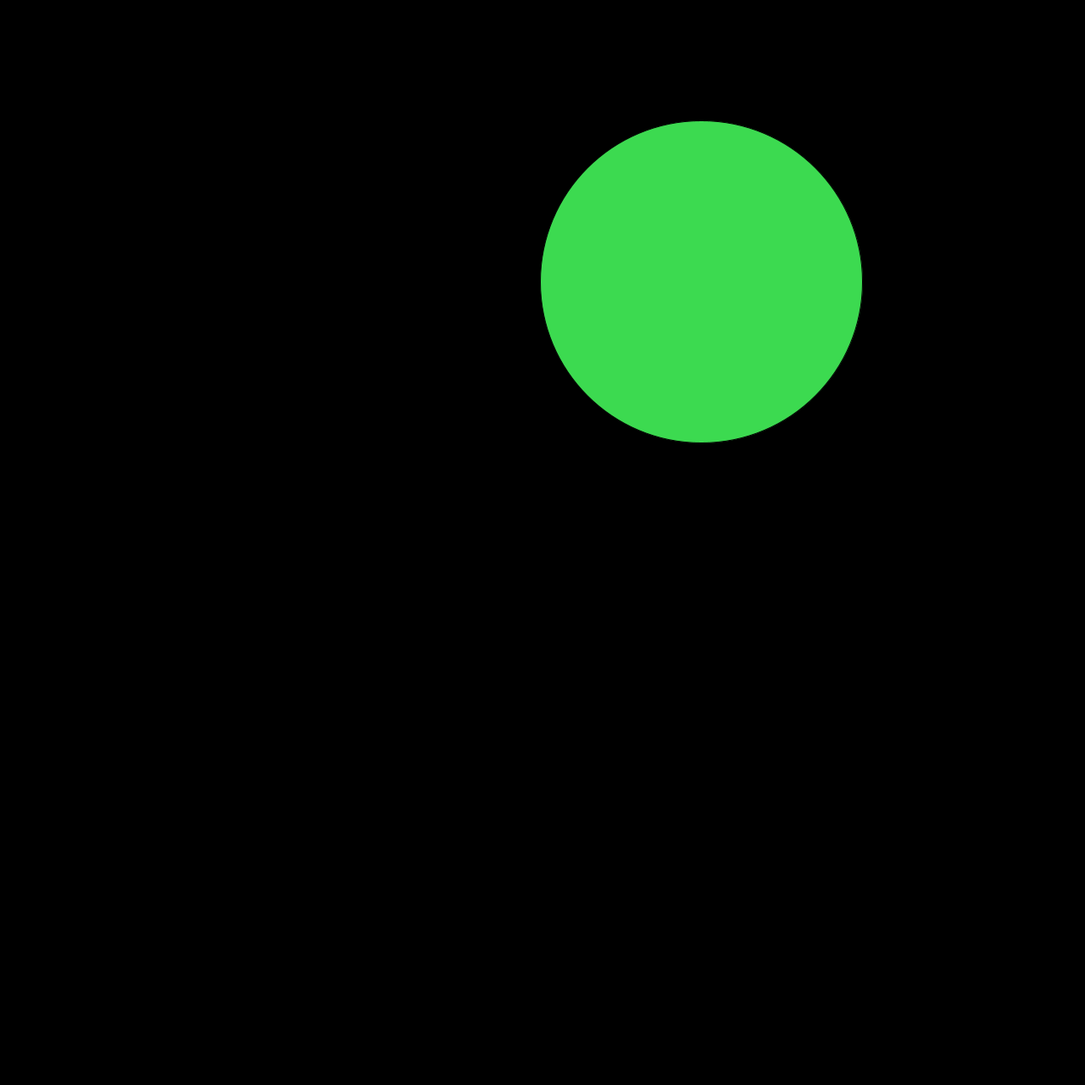
Frame 1 (no input)
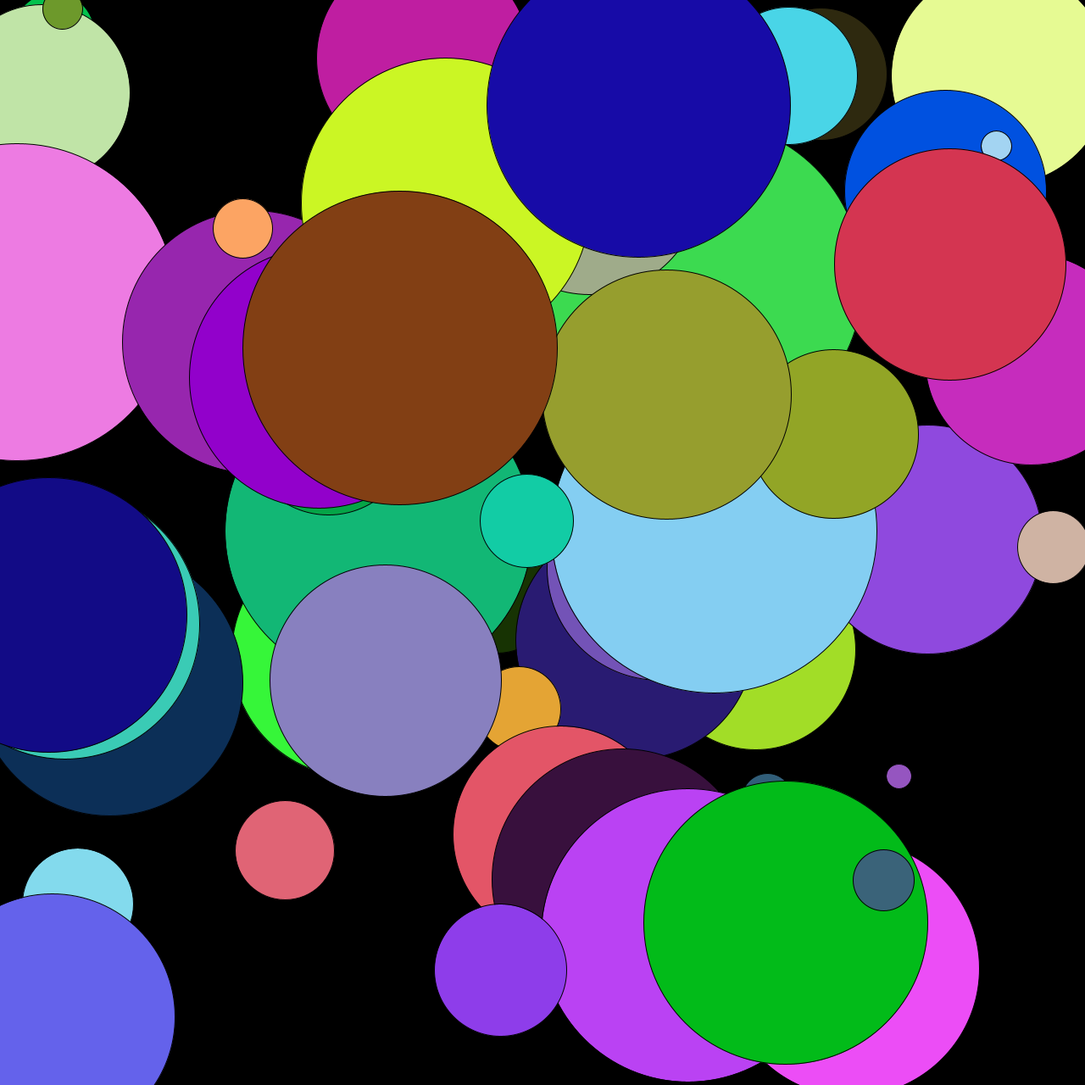
Frame 60 (the mouse pressed at the canvas centre just before this capture)
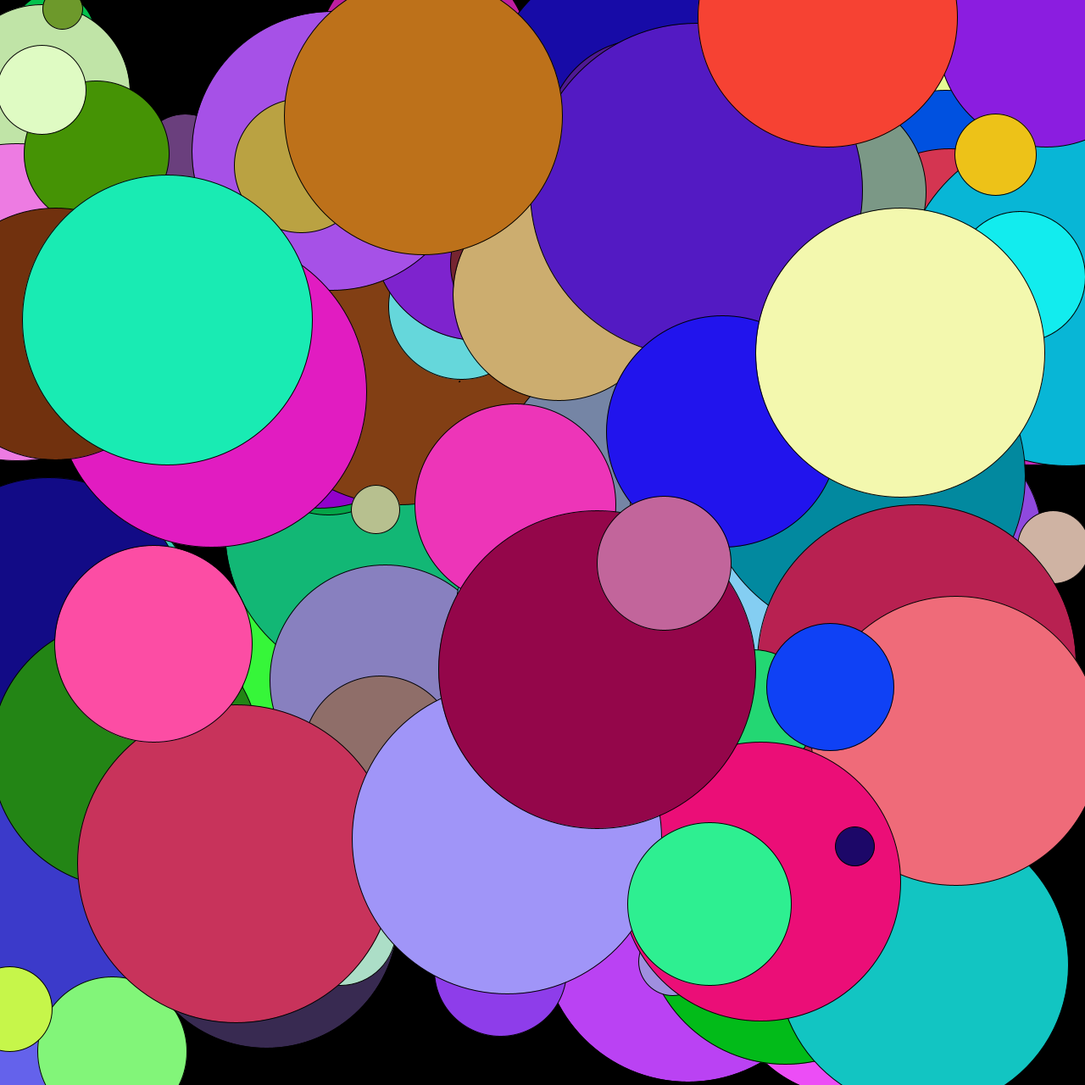
Frame 120 (the mouse held since frame 60 and released just before this capture)

The Processing sketch that drew these frames (run headless with seeded random() and noise(); from frame 60 on, the mouse is pressed at the canvas centre):

// Processing sketch: RandomCircles
// ── RandomCircles.pde
void setup()
{
  size(1280,1280);
  
  background(0,0,0);
}

void draw()
{

  float x = random(1280);
  float y = random(1280);
  float r = random(400);
 
  fill(random(255),random(255),random(255));
  
  ellipse(x,y,r,r);
  
}
